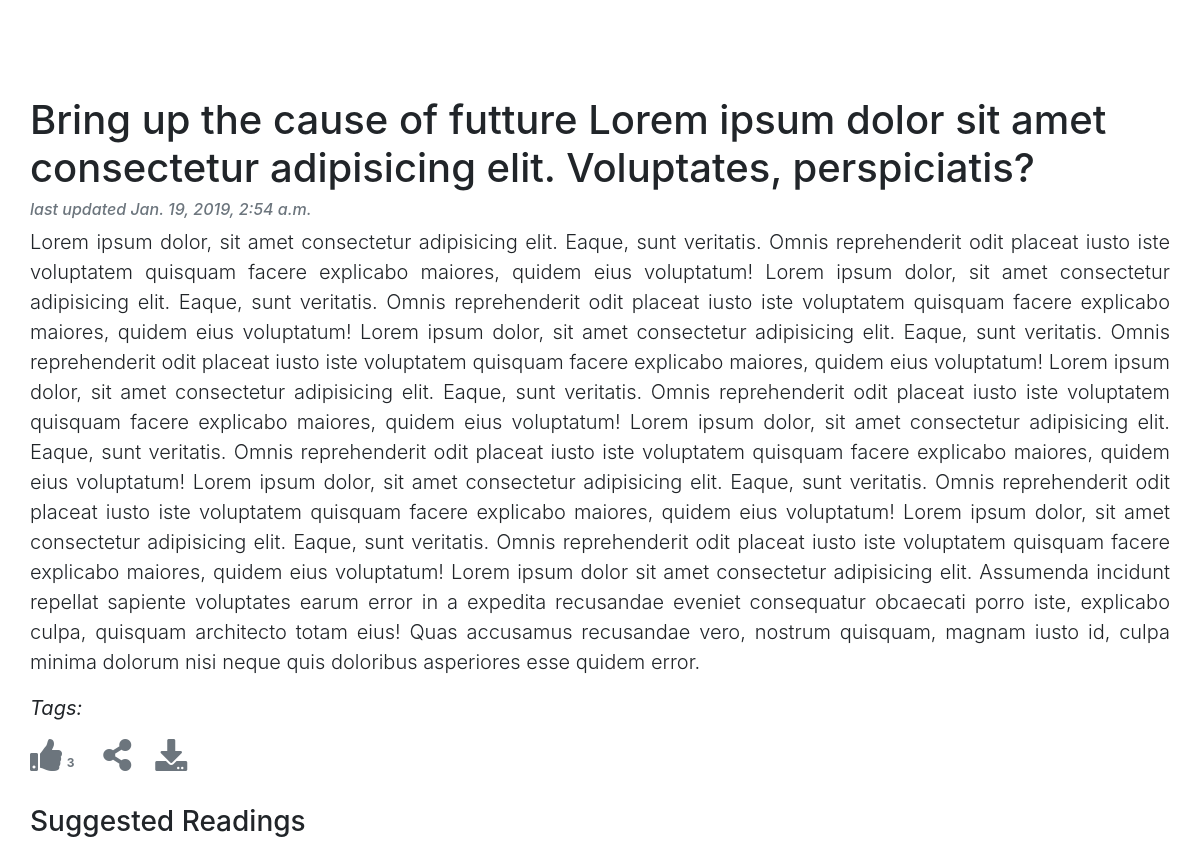
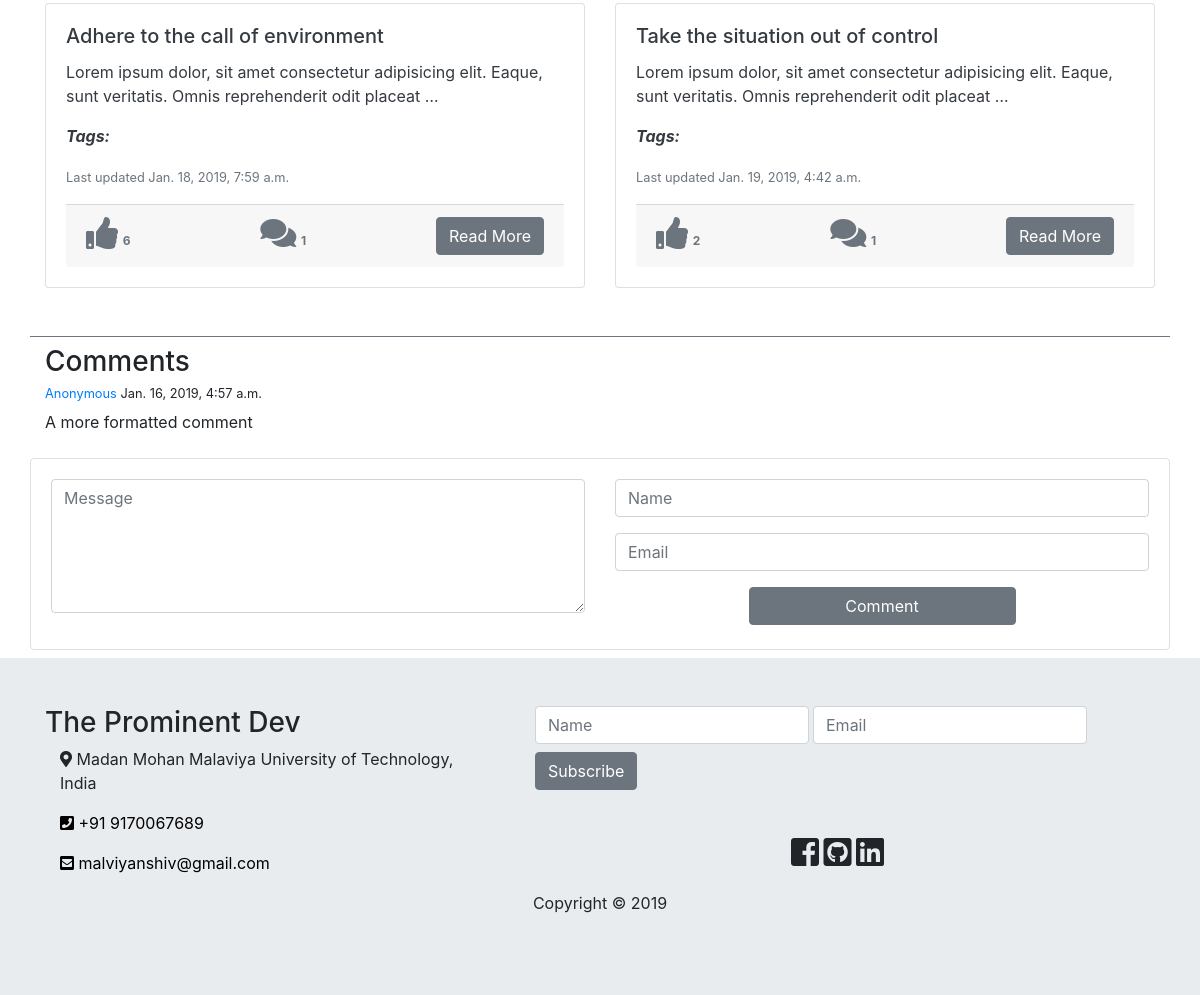
Page /blog/post/13/1/2019/bring-cause-futture on the committed database (2 pictures, top to bottom).
### blog/models.py (models this page shows, shortened)
class Post(models.Model):
    STATUS_CHOICES = (
        ('draft', 'Draft'),
        ('published', 'Published'),
    )
    title = models.CharField(max_length=250)
    slug = models.SlugField(unique_for_date="publish", max_length=250)
    author = models.ForeignKey(User, on_delete=models.CASCADE, related_name='blog_posts')
    body = models.TextField()
    tags = TaggableManager()
    publish = models.DateTimeField(default=timezone.now)
    created = models.DateTimeField(auto_now_add=True)
    updated = models.DateTimeField(auto_now=True)
    status = models.CharField(max_length=10, choices=STATUS_CHOICES, default='draft')
    like_count = models.IntegerField(default=0)
    comment_count = models.IntegerField(default=0)
    objects = models.Manager() # the default manager
    published = PublishedManager() # our custom manager
    class Meta:
        ordering = ('-publish',)
    def get_absolute_url(self):
        return reverse('blog:post_detail',
                        args=[ self.publish.day, self.publish.month, self.publish.year, self.slug])

class Comment(models.Model):
    post = models.ForeignKey(Post, on_delete=models.CASCADE, related_name='comments')
    name = models.CharField( max_length=80, blank=True, default="Anonymous")
    email = models.EmailField(blank=True, default="user@email.com")
    body = models.TextField()
    created = models.DateTimeField(auto_now_add=True)
    updated = models.DateTimeField(auto_now=True)
    active = models.BooleanField(default=True) #to delete any comment by admin
    class Meta:
        ordering = ('created', )

### blog/views.py (the view, shortened to what this page needs)
# urls.py: path("post/<int:day>/<int:month>/<int:year>/<slug:slug>", views.post_detail, name="post_detail"),
def post_detail(requests, day, month, year, slug):
    post = get_object_or_404(Post, slug=slug, status='published',publish__year=year, publish__month=month, publish__day=day)
    comments = post.comments.filter(active=True)
    posts = Post.published.all().exclude(id=post.id)[:2]
    return render(requests, "blog/detail.html", {"post": post, "comments": comments, "posts":posts})

### blog/models.py (called while the page is built)
    def get_queryset(self):
        return super(PublishedManager, self).get_queryset().filter(status='published')

### blog/templates/blog/detail.html (shortened to what this page needs)
{% load static %}
<!DOCTYPE html>
<html lang="en">
<head>
    <link rel="stylesheet" href="https://use.fontawesome.com/releases/v5.6.3/css/all.css"
 />
    <link rel="stylesheet" href="https://stackpath.bootstrapcdn.com/bootstrap/4.1.3/css/bootstrap.min.css"
 />
    <link rel="stylesheet" href="{% static 'css/detail.css' %}" />
</head>
<body>
    <section id="main-area" class="pt-5 py-2">
        <div class="container">
            <div class="row pt-5">
                <h1 class="responsive-header-text">{{ post.title }} Lorem ipsum dolor sit amet consectetur adipisicing elit. Voluptates, perspiciatis?</h1>
                <small class="text-muted h6"><i>last updated {{ post.updated }}</i></small>
                <p class="lead">{{ post.body }} Lorem ipsum dolor sit amet consectetur adipisicing elit. Assumenda incidunt repellat sapiente voluptates
                     earum error in a expedita recusandae eveniet consequatur obcaecati
                     porro iste, explicabo culpa, quisquam architecto totam eius! Quas accusamus recusandae vero, nostrum
                     quisquam, magnam iusto id, culpa minima dolorum nisi neque quis doloribus asperiores esse quidem error.</p>
            </div>
            <div class="row">
                <p class="lead"><i><b>Tags:</b> {{ post.tags.all|join:", " }} </i></p>
            </div>
            <div class="row d-flex text-black-50">
                <a class="post-like mr-4" data-value="{{post.get_absolute_url}}/like" href="#"><i class="fas fa-thumbs-up fa-2x"></i><span class="badge">{{ post.like_count }}</span></a>
                <a href="{{ post.get_absolute_url }}/share" data-toggle="modal" data-target="#modalshareform" target="_blank" class="mr-4"><i class="fas fa-share-alt fa-2x"></i></a>
                <a href="{{ post.get_absolute_url }}/download" target="_blank"><i class="fa fa-download fa-2x" aria-hidden="true"></i></a>
            </div>
            <div class="row mt-3 pt-3">
                <h3 class="mb-2">Suggested Readings</h3>
            </div>
            <div class="row border-bottom border-secondary mt-3">
                {% for post in posts %}
                <div class="col-md-6">
                    <div class="card mb-5">
                        <div class="card-body text-dark">
                            <h5 class="card-title">
                                {{ post.title }}
                            </h5>
                            <p class="card-text">
                                {{ post.body | truncatewords:15 }}
                            </p>
                            <p class="card-text">
                                <p><i><b>Tags:</b> {{ post.tags.all|join:", " }} </i></p>
                                <small class="text-muted">Last updated {{ post.updated }}</small>
                            </p>
                            <div class="card-footer text-secondary d-flex justify-content-between">
                                <a class="post-like" data-value="{{post.get_absolute_url}}/like" href="#"><i class="fas fa-thumbs-up fa-2x"></i><span class="badge">{{ post.like_count }}</span></a>
                                <a href="{{ post.get_absolute_url }}"><i class="fas fa-comments fa-2x"></i><span class="badge">{{ post.comment_count }}</span></a>
                                <a href="{{ post.get_absolute_url }}" class="btn btn-secondary">Read More</a>
                            </div>
                        </div>
                    </div>
                </div>
                {% endfor %}
            </div>
            <div class="mt-2" id="comment-section">
                <div class="row">
                    <div class="comments col-md-9" id="comments">
                        <h3 class="mb-2">Comments</h3>
                        {% for comment in comments %}
                        <div class="comment mb-2 row">
                            <div class="comment-content col-md-11 col-sm-10">
                                <h6 class="small comment-meta"><span class="text-primary">{{ comment.name }}</span> {{ comment.created }}</h6>
                                <div class="comment-body">
                                    <p>
                                       {{ comment.body }}
                                        <br>
                                    </p>
                                </div>
                            </div>
                        </div>
                        {% endfor %}
                    </div>
                </div>
            </div>
            <div class="row">
                <div class="card card-form w-100 bg-transparent">
                    <div class="card-body">
                        <form action="{{ post.get_absolute_url }}" method="POST">
                            <div class="row">
                                <div class="col-sm-6">
                                    <div class="form-group">
                                        <textarea rows="5" class="form-control" placeholder="Message" required name="body"></textarea>
                                    </div>
                                </div>
                                <div class="col-sm-6">
                                    <div class="form-group">
                                        <input type="text" name="name" id="" class="form-control" placeholder="Name" />
                                    </div>
                                    <div class="form-group">
                                        <input type="email" name="email" id="" class="form-control" placeholder="Email" />
                                    </div>
                                    <input type="submit" value="Comment" class="btn btn-secondary btn-block w-50 m-auto" />
                                </div>
                            </div>
                        </form>
                    </div>
                </div>
            </div>
        </div>
    </section>
    <section id="footer" class="pt-5 bg-my jumbotron jumbotron-fluid text-black">
        <div class="container">
            <div class="row">
                <div class="col-md-5">
                    <h3>The Prominent Dev</h5>
                        <div class="container">
                            <div class="d-flex">
                                <p>
                                    <i class="fa fa-map-marker-alt" aria-hidden="true"></i>
                                    Madan Mohan Malaviya University of Technology, India
                                </p>
                            </div>
                            <div class="d-flex">
                                <a href="tel:+919170067689">
                                    <p>
                                        <i class="fa fa-phone-square" aria-hidden="true"></i> +91
                                        9170067689
                                    </p>
                                </a>
                            </div>
                            <div class="d-flex">
                                <a href="mailto:malviyanshiv@gmail.com?Subject=Call from website">
                                    <p>
                                        <i class="fa fa-envelope-square" aria-hidden="true"></i>
                                        malviyanshiv@gmail.com
                                    </p>
                                </a>
                            </div>
                        </div>
                </div>
                <div class="col-md-7 d-flex">
                    <div class="container d-flex">
                        <div class="row">
                            <div class="col-sm-12 d-flex justify-content-center">
                                <form action="">
                                    <div class="form-inline">
                                        <input type="text" name="name" id="" class="form-control mr-1 mb-2" placeholder="Name">
                                        <input type="Email" name="email" id="" class="form-control mr-1 mb-2" placeholder="Email">
                                        <input type="submit" value="Subscribe" class="btn btn-secondary mb-2">
                                    </div>
                                </form>
                            </div>
                            <div class="col-sm-12 text-center mt-3">
                                <i class="fab fa-facebook-square fa-2x"></i>
                                <i class="fab fa-github-square fa-2x"></i>
                                <i class="fab fa-linkedin fa-2x"></i>
                            </div>
                        </div>
                    </div>
                </div>
            </div>
        </div>
        <p class="d-block text-center">
            Copyright &copy; <span id="year"></span>
        </p>
    </section>
    </body>
    </html>

### blog/static/css/detail.css (style rules this page uses)
body a { text-decoration: none; color: #6c757d; }
#footer a { text-decoration: none; color: black !important; }
#footer { margin-bottom: 0px; }
.lead { text-align: justify; }
a.post-like { cursor: pointer; }

### rows in the picture
Post: title "Bring up the cause of futture", updated "Jan. 19, 2019, 2:54 a.m.", body "Lorem ipsum dolor, sit amet consectetur adipisicing elit. Eaque, sunt veritatis. Omnis reprehenderit odit placeat iusto iste voluptatem quisquam facere explicabo maiores, quidem eius voluptatum! Lorem ipsum dolor, sit amet consectetur adipisicing elit. Eaque, sunt veritatis. Omnis reprehenderit odit placeat iusto iste voluptatem quisquam facere explicabo maiores, quidem eius voluptatum! Lorem ipsum dolor, sit amet consectetur adipisicing elit. Eaque, sunt veritatis. Omnis reprehenderit odit placeat iusto iste voluptatem quisquam facere explicabo maiores, quidem eius voluptatum! Lorem ipsum dolor, sit amet consectetur adipisicing elit. Eaque, sunt veritatis. Omnis reprehenderit odit placeat…", like_count "3"
Post: title "Adhere to the call of environment", body "Lorem ipsum dolor, sit amet consectetur adipisicing elit. Eaque, sunt veritatis. Omnis reprehenderit odit placeat …", updated "Jan. 18, 2019, 7:59 a.m.", like_count "6", comment_count "1"
Post: title "Take the situation out of control", body "Lorem ipsum dolor, sit amet consectetur adipisicing elit. Eaque, sunt veritatis. Omnis reprehenderit odit placeat …", updated "Jan. 19, 2019, 4:42 a.m.", like_count "2", comment_count "1"
Comment: name "Anonymous", created "Jan. 16, 2019, 4:57 a.m.", body "A more formatted comment"
